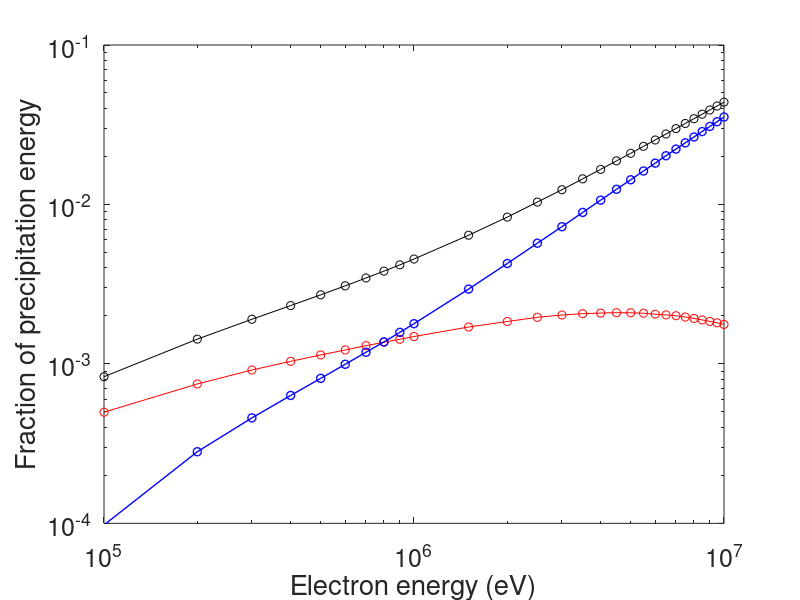

Here is the MATLAB script that generated this plot:
% by Wei Xu
% 07/08/2018
% plot Figure 3 in [Xu and Marshall, 2018]

clear; clc;

load('figure4_results.mat');

h1 = figure; 
set(h1,'color',[1 1 1]);
set(h1,'position',[180 600 600 450]);
set(h1,'defaultAxesFontSize',18);

% plot figure 4
loglog(figure4.electronenergy,figure4.bremsstrahlung,'ko-',...
       figure4.electronenergy,figure4.satellite,'ro-',...
       figure4.electronenergy,figure4.balloon,'bo-','lineWidth',1)
xlabel('Electron energy (eV)')
ylabel('Fraction of precipitation energy')
set(gca, 'XLim',[1e5 1e7]);
set(gca, 'XMinorTick','on');
set(gca, 'XTick', [1e5 1e6 1e7]);
set(gca, 'XTickLabel', {'10^5' '10^6' '10^7'});
set(gca, 'YLim',[1e-4 1e-1]);
set(gca, 'YMinorTick','on');
set(gca, 'YTick', [1e-4 1e-3 1e-2 1e-1]);
set(gca, 'YTickLabel', {'10^{-4}' '10^{-3}' '10^{-2}' '10^{-1}'});

